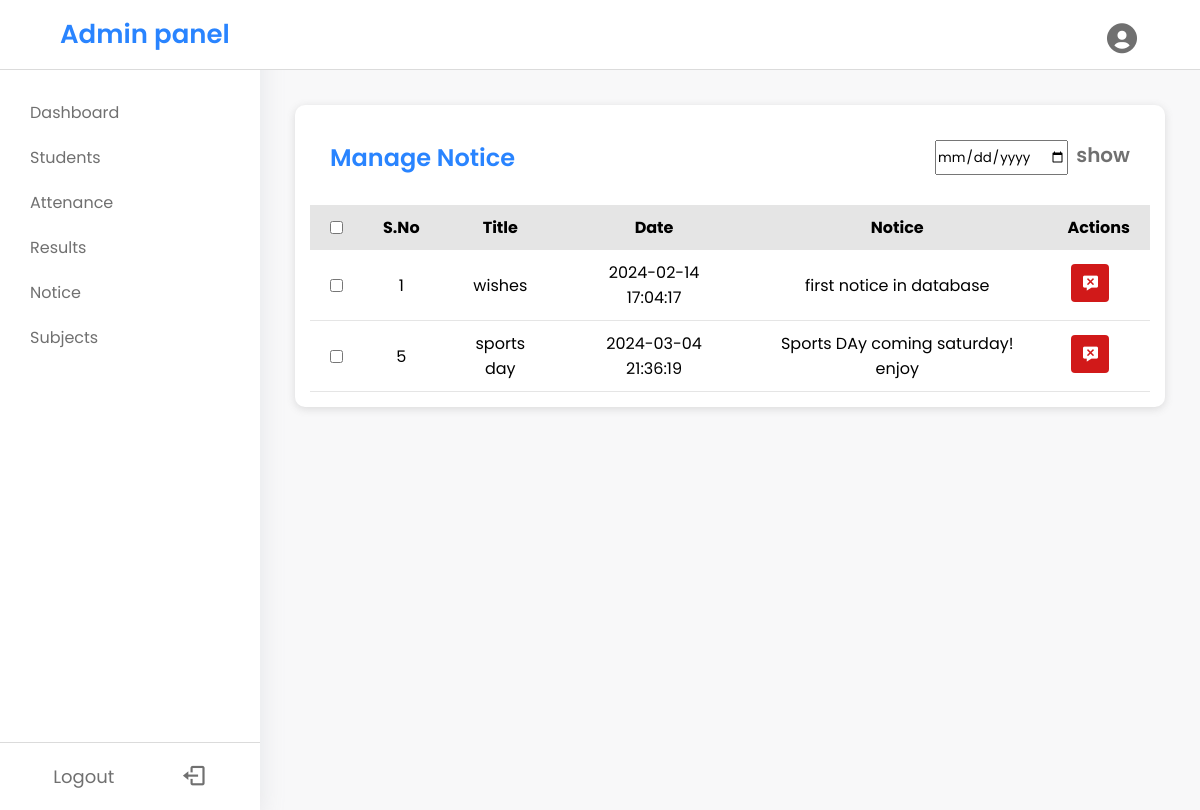
/manage-notice.php (signed in), run on the app's committed database.
### tables this page shows
CREATE TABLE `notice_details` (
  `notice_id` int(11) NOT NULL,
  `notice_date` datetime NOT NULL DEFAULT current_timestamp(),
  `notice_title` varchar(255) NOT NULL,
  `notice_descripttion` varchar(255) NOT NULL
);

### manage-notice.php (the view, shortened to what this page needs)
<?php
include("./Assets/links.php"); ?>
<!DOCTYPE html>
<html lang="en">
<head>
</head>
<body>
    <nav>
        <?php include("./Assets/nav.php") ?>
    </nav>
    <div class="body-content">
        <div class="sidemenubar">
            <?php include("./Assets/sidemenu.php") ?>
        </div>
        <div class="main-content">
            <div class="manage-notice">
                <div class="notice-table-head">
                    <div class="notice-title">
                        <p>Manage Notice</p>
                    </div>
                    <div class="notice-search">
                        <input type="date" />
                        <p>show</p>
                    </div>
                </div>
                <form action="./manage-notice.php" method="post" onSubmit="return confirm('Are you sure to delete?')">
                    <table class="mnotice" style="overflow-x: scroll">
                        <thead>
                            <tr>
                                <th><input type="checkbox" name="" id="" /></th>
                                <th>S.No</th>
                                <th>Title</th>
                                <th>Date</th>
                                <th>Notice</th>
                                <th>Actions</th>
                            </tr>
                        </thead>
                        <tbody>
                            <?php
                            include('./config/connect.php');
                            $sql = "SELECT `notice_id`, `notice_date`, `notice_title`, `notice_descripttion` FROM `notice_details` ";
                            $result = $conn->query($sql);
                            $numrows = mysqli_num_rows($result);
                            if ($numrows > 0) {
                                while ($row = mysqli_fetch_assoc($result)) {
                                    echo "<tr>";
                                    echo "<td><input type='checkbox' name='' id=''></td>";
                                    echo "<td>" . $row['notice_id'] . "</td>";
                                    echo "<td>" . $row['notice_title'] . "</td>";
                                    echo "<td>" . $row['notice_date'] . "</td>";
                                    echo "<td>" . $row['notice_descripttion'] . "</td>";
                                    echo "<td class='action_btn'><button  type='submit' name='delrecord' value='" . $row['notice_id'] . "' class='del' ><i class='bx bxs-message-x'></i></button></td>";
                                    echo "</tr>";
                                }
                            }
                            ?>
                        </tbody>
                    </table>
                </form>
            </div>
        </div>
    </div>
</body>
</html>

### Assets/links.php (style rules this page uses)
:root { --blue: #2984FF; --lightblue: #4ea5ff; --white: #fff; --grey: #e5e5e5; --txt: #707070; }
* { margin: 0; padding: 0; box-sizing: border-box; font-family: "Poppins", sans-serif; }
body { overflow: hidden; background-color: #F8F8F9; }
.body-content { display: flex; }
.main-content { margin-top: 70px; overflow-y: scroll; height: 90vh; width: 100%; padding: 35px 35px; }

### Assets/nav.php (style rules this page uses)
nav { position: relative; }

### manage-notice.php (style rules this page uses)
.manage-notice { background-color: var(--white); border-radius: 10px; padding: 15px; box-shadow: rgba(99, 99, 99, 0.2) 0px 2px 8px 0px; }
.notice-table-head { padding: 20px 20px 30px 20px; display: flex; justify-content: space-between; color: var(--blue); font-size: 18px; font-weight: 600; }
.notice-title { font-size: 24px; }
.notice-search { display: flex; }
.notice-search input { outline: none; }
.notice-search p { margin-left: 8px; font-size: 20px; cursor: pointer; color: var(--txt); }
.mnotice { border-collapse: collapse; width: 100%; text-align: center; overflow-x: scroll; }
.mnotice thead { background-color: #e5e5e5; }
.mnotice thead th, .mnotice tbody td { padding: 10px 20px; }
.mnotice tbody tr { transition: 0.2s; border-bottom: 0.5px solid #e5e5e5; }
.action_btn { display: flex; }
.action_btn button { padding: 10px; margin: 4px; color: var(--white); outline: none; border: 0; cursor: pointer; border-radius: 4px; }
.action_btn button i { font-size: 18px; }
.del { background-color: #d11919; }

### data on the page
notice_details: notice_id "1", notice_title "wishes", notice_date "2024-02-14 17:04:17", notice_descripttion "first notice in database"
notice_details: notice_id "5", notice_title "sports day", notice_date "2024-03-04 21:36:19", notice_descripttion "Sports DAy coming saturday! enjoy"
